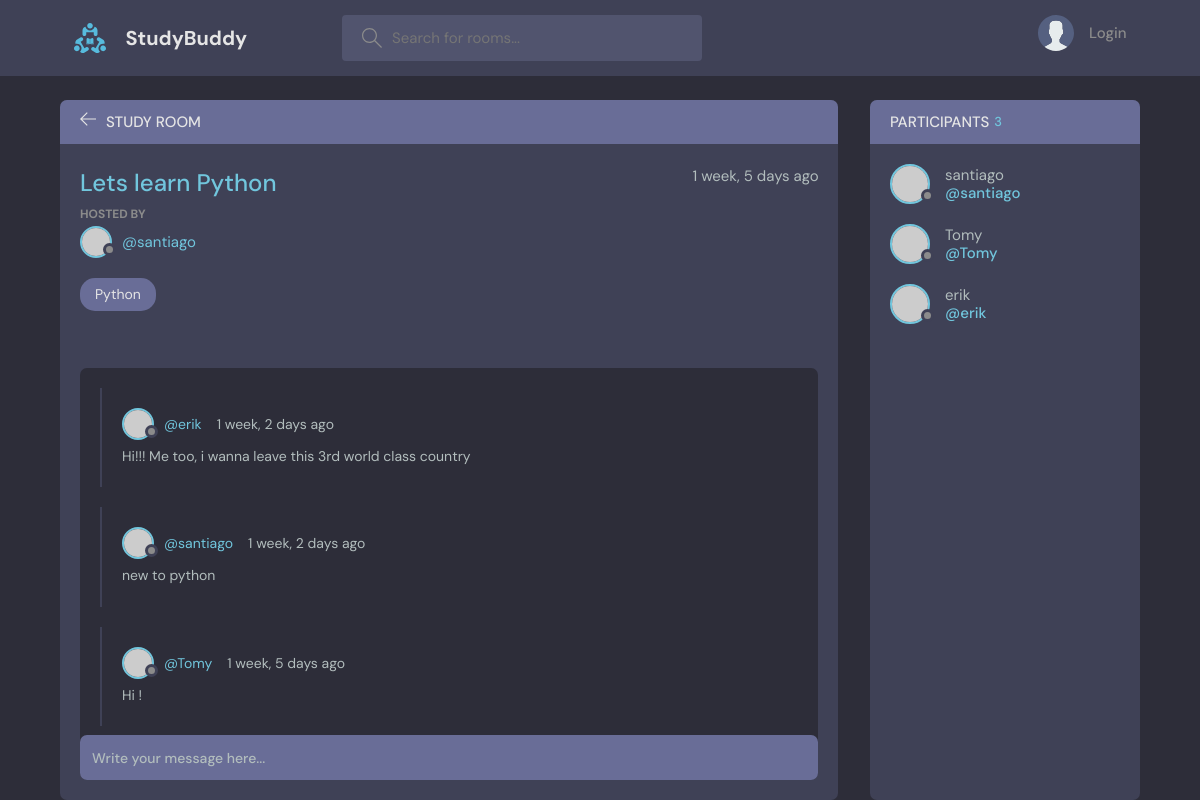
/room/1, run on the app's committed database.
### base/models.py (models this page shows, shortened)
class Room(models.Model): #hijo de Topic
    host = models.ForeignKey(User, on_delete=models.SET_NULL, null=True)
    topic = models.ForeignKey(Topic, on_delete=models.SET_NULL, null=True)
    name = models.CharField(max_length=200,default='')
    description = models.TextField(null=True, blank=True)
    participants = models.ManyToManyField(User, related_name='participants',blank=True) #se usa related_name porque User ya esta usado en la linea host
    updated = models.DateTimeField(auto_now=True)
    created = models.DateTimeField(auto_now_add=True) # a diferencia de auto_now, cuando se guarda sólo queda la fecha de creacion
    class Meta: # esto es para darle orden a los posteos de create_room
        ordering = ['-updated','-created'] # el - es para reversed

class Topic(models.Model):
    name = models.CharField(max_length=200)
    def __str__(self):
        return self.name

class Message(models.Model):
    user = models.ForeignKey(User, on_delete=models.CASCADE,)
    room = models.ForeignKey(Room, on_delete=models.CASCADE) # cuando borro la DB Room, tmb borra los models hijos (CASCADE)
    body = models.TextField()
    updated = models.DateTimeField(auto_now=True)
    created = models.DateTimeField(auto_now_add=True)
    class Meta: # esto es para darle orden a los posteos de create_room
        ordering = ['-updated','-created'] # el - es para reversed

### base/views.py (the view, shortened to what this page needs)
# urls.py: path('room/<str:pk>',views.room, name='room'),
def room(request,pk):
    room = Room.objects.get(id=pk)
    room_msg = room.message_set.all() #message es el model, esta es la forma de pedir el set de messages que estan referidos a cierto room
    participants = room.participants.all()
    context = {'room':room,'room_msg':room_msg,'participants':participants} #está demas esto pero se hace para no joder la funcionalidad. un refresh forzado
    return render(request,'base/room.html',context)

### base/templates/base/room.html (shortened to what this page needs)
{% extends 'main.html' %}
{% block content %}
    <main class="profile-page layout layout--2">
      <div class="container">
        <div class="room">
          <div class="room__top">
            <div class="room__topLeft">
              <a href="{% url 'home' %}">
                <svg version="1.1" xmlns="http://www.w3.org/2000/svg" width="32" height="32" viewBox="0 0 32 32">
                  <title>arrow-left</title>
                  <path
                    d="M13.723 2.286l-13.723 13.714 13.719 13.714 1.616-1.611-10.96-10.96h27.625v-2.286h-27.625l10.965-10.965-1.616-1.607z"
                  ></path>
                </svg>
              </a>
              <h3>Study Room</h3>
            </div>
          </div>
          <div class="room__box scroll">
            <div class="room__header scroll">
              <div class="room__info">
                <h3>{{room.name}}</h3>
                <span>{{room.created|timesince}} ago</span>
              </div>
              <div class="room__hosted">
                <p>Hosted By</p>
                <a href="{% url 'user-profile' room.host.id %}" class="room__author">
                  <div class="avatar avatar--small">
                    <img src="https://randomuser.me/api/portraits/men/37.jpg" />
                  </div>
                  <span>@{{room.host.username}}</span>
                </a>
              </div>
              <span class="room__topics">{{room.topic}}</span>
            </div>
            <div class="room__conversation">
              <div class="threads scroll">
                {% for message in room_msg %}
                <div class="thread">
                  <div class="thread__top">
                    <div class="thread__author">
                      <a href="{% url 'user-profile' message.user.id %}" class="thread__authorInfo">
                        <div class="avatar avatar--small">
                          <img src="https://randomuser.me/api/portraits/men/37.jpg" />
                        </div>
                        <span>@{{message.user.username}}</span>
                      </a>
                      <span class="thread__date">{{message.created|timesince}} ago</span>
                    </div>
                  </div>
                  <div class="thread__details">
                    {{message.body}}
                  </div>
                </div>
                {% endfor %}
              </div>
            </div>
          </div>
          <div class="room__message">
            <form action="" method="POST">
            <input name="" placeholder="Write your message here..." /></form>
          </div>
        </div>
        <div class="participants">
          <h3 class="participants__top">Participants <span>{{participants.count}}</span></h3>
          <div class="participants__list scroll">
            {% for user in participants %}
            <a href="{% url 'user-profile' user.id %}" class="participant">
              <div class="avatar avatar--medium">
                <img src="https://randomuser.me/api/portraits/men/37.jpg" />
              </div>
              <p>
                {{user.username}}
                <span>@{{user.username}}</span>
              </p>
            </a>
            {% endfor %}
          </div>
        </div>
      </div>
    </main>
  {% endblock %}

### data on the page
Room: name "Lets learn Python", created "1 week, 5 days", host.username "santiago", topic "Python"
Message: user.username "erik", created "1 week, 2 days", body "Hi!!! Me too, i wanna leave this 3rd world class country"
Message: user.username "santiago", created "1 week, 2 days", body "new to python"
Message: user.username "Tomy", created "1 week, 5 days", body "Hi !"

### other printed values
{{ participants.count }} "3"
{{ user.username }} "santiago"
{{ user.username }} "Tomy"
{{ user.username }} "erik"
